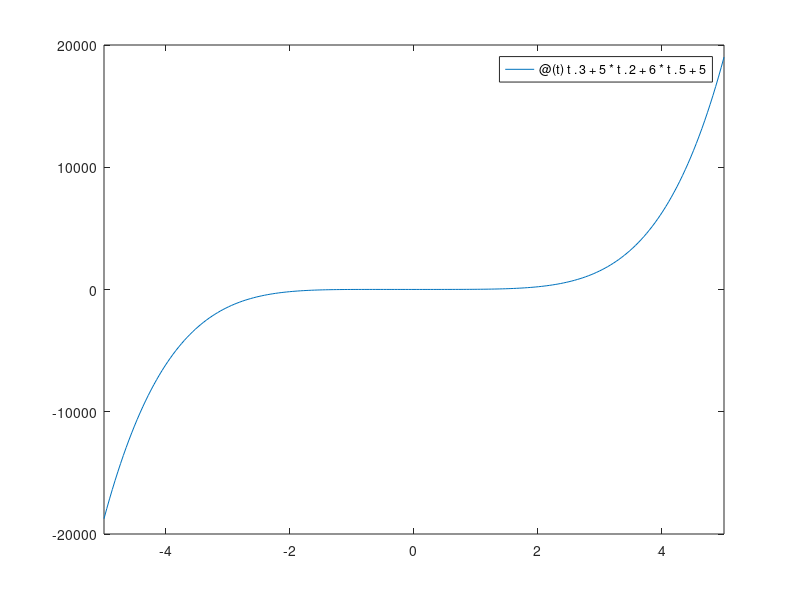

This figure's MATLAB source:
% @author Bereket Kebede, EECE 3207 TA SPRING 2022

% plot a polynomial funtion using two methods
% Aprox, 5 min

% option 1
t = -10:0.1:10;
x = t.^3  + 5*t.^2 + 6*t.^5 + 5;
plot(t,x)

%%
% option 2
clear all
fplot(@(t) t.^3  + 5*t.^2 + 6*t.^5 + 5)
